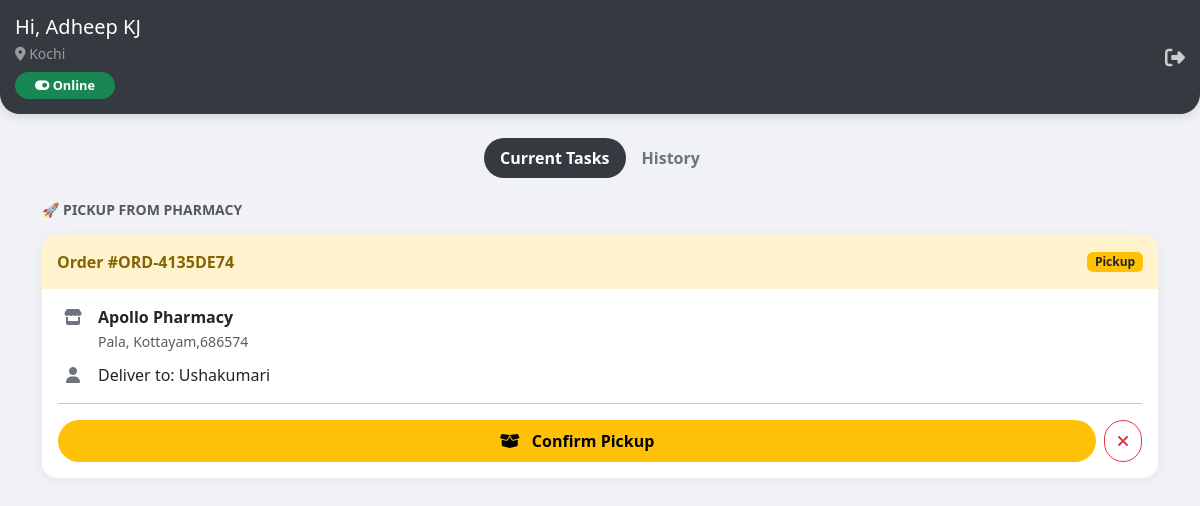
The app's page /delivery_home/ (signed in), older data.
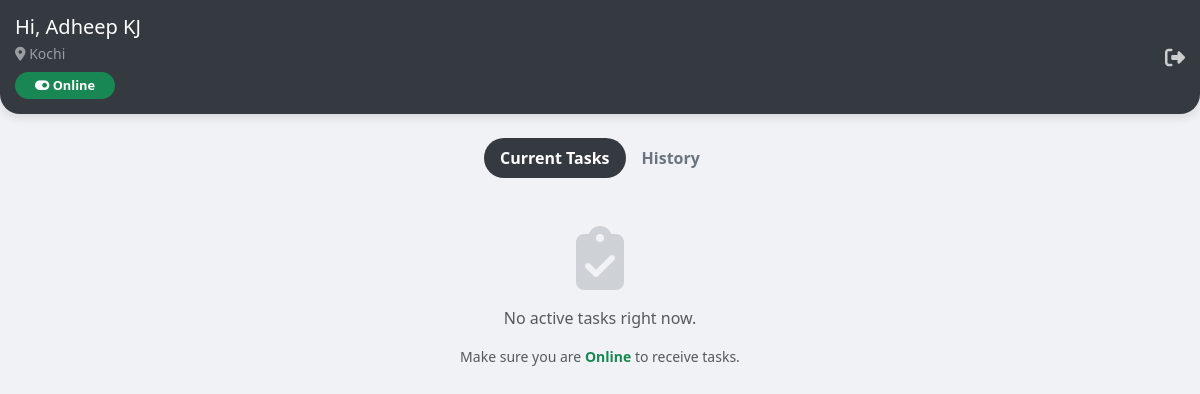
The same page, newer data.
### myapp/models.py (models this page shows, shortened)
class Order(models.Model):
    medicine = models.ForeignKey(Medicine, on_delete=models.CASCADE)
    user = models.ForeignKey(Register, on_delete=models.CASCADE)
    fname = models.CharField(max_length=100)
    lname = models.CharField(max_length=100, blank=True, null=True)
    phone = models.CharField(max_length=20)
    email = models.EmailField(blank=True, null=True)
    address = models.TextField()
    state = models.CharField(max_length=100, blank=True, null=True)
    country = models.CharField(max_length=100, blank=True, null=True)
    zip = models.CharField(max_length=20)
    quantity = models.PositiveIntegerField()
    notes = models.TextField(blank=True, null=True)
    created_at = models.DateTimeField(auto_now_add=True)
    status = models.CharField(max_length=50, default='Pending')
    assigned_pharmacy = models.ForeignKey(Pharmacy, on_delete=models.SET_NULL, null=True, blank=True)
    processed_by_name = models.CharField(max_length=100, blank=True, null=True)
    assigned_agent = models.ForeignKey(DeliveryAgent, on_delete=models.SET_NULL, null=True, blank=True)
    order_group_id = models.CharField(max_length=100, blank=True, null=True)
    payment_mode = models.CharField(max_length=50, default="COD")

class Pharmacy(models.Model):
    name = models.CharField(max_length=100)
    location = models.CharField(max_length=100)
    address = models.TextField()
    contact = models.CharField(max_length=20)
    service_pincodes = models.TextField(help_text="Enter pincodes separated by comma", default="")
    is_active = models.BooleanField(default=True)
    email = models.EmailField(unique=True, null=True, blank=True)
    password = models.CharField(max_length=100, null=True, blank=True)
    rights = models.CharField(max_length=100, default="pharmacy")

### myapp/views.py (the view)
# urls.py: path('delivery_home/', views.delivery_home, name='delivery_home'),
@never_cache
def delivery_home(request):
    if 'did' in request.session:
        did = request.session['did']
        agent = get_object_or_404(DeliveryAgent, id=did) # <--- THIS IS CRITICAL
        new_tasks = Order.objects.filter(
            assigned_agent=agent,
            status='Out for Pickup'
        ).order_by('-created_at')
        active_deliveries = Order.objects.filter(
            assigned_agent=agent,
            status='Out for Delivery'
        ).order_by('-created_at')
        history = Order.objects.filter(
            assigned_agent=agent,
            status='Delivered'
        ).order_by('-created_at')[:10]
        context = {
            'agent': agent, # <--- Sending the data to HTML
            'new_tasks': new_tasks,
            'active_deliveries': active_deliveries,
            'history': history
        }
        return render(request, "delivery_agent/delivery_home.html", context)
    else:
        return redirect('/login/')

### myapp/templates/delivery_agent/delivery_home.html (shortened to what the changed rows need)
<!DOCTYPE html>
<html lang="en">
<head>
    <link href="https://cdn.jsdelivr.net/npm/bootstrap@5.3.0/dist/css/bootstrap.min.css" rel="stylesheet">
    <link rel="stylesheet" href="https://cdnjs.cloudflare.com/ajax/libs/font-awesome/6.4.0/css/all.min.css">
</head>
<body>
    <div class="container">
        <div class="tab-content" id="pills-tabContent">
            <div class="tab-pane fade show active" id="pills-home">
                {% if new_tasks %}
                    <h6 class="text-muted fw-bold mb-3 small">🚀 PICKUP FROM PHARMACY</h6>
                    {% for order in new_tasks %}
                    <div class="card task-card card-pickup">
                        <div class="card-header-custom">
                            <span>Order #{{ order.order_group_id }}</span>
                            <span class="badge bg-warning text-dark">Pickup</span>
                        </div>
                        <div class="card-body">
                            <div class="info-row">
                                <div class="info-icon"><i class="fas fa-store"></i></div>
                                <div>
                                    <strong class="d-block">{{ order.assigned_pharmacy.name }}</strong>
                                    <small class="text-muted">{{ order.assigned_pharmacy.address }}</small>
                                </div>
                            </div>
                            <div class="info-row">
                                <div class="info-icon"><i class="fas fa-user"></i></div>
                                <div>
                                    <span class="d-block">Deliver to: {{ order.fname }}</span>
                                </div>
                            </div>
                            <hr>
                            <form action="{% url 'delivery_update_status' order.id %}" method="POST" class="d-flex gap-2">
                                <button type="submit" name="action" value="pickup" class="btn btn-pickup py-2 rounded-pill flex-grow-1">
                                    <i class="fas fa-box-open me-2"></i> Confirm Pickup
                                </button>
                                <button type="submit" name="action" value="reject" class="btn btn-outline-danger py-2 rounded-pill" onclick="return confirm('Reject this task? It will be re-assigned.');">
                                    <i class="fas fa-times"></i>
                                </button>
                            </form>
                        </div>
                    </div>
                    {% endfor %}
                {% endif %}
                {% if not new_tasks and not active_deliveries %}
                    <div class="text-center mt-5 text-muted">
                        <i class="fas fa-clipboard-check fa-4x mb-3 text-secondary opacity-25"></i>
                        <p>No active tasks right now.</p>
                        <p class="small">Make sure you are <strong class="text-success">Online</strong> to receive tasks.</p>
                    </div>
                {% endif %}
            </div>
        </div>
    </div>
</body>
</html>

Row changes from the older to the newer data that the page shows:
no longer on this page (row edited): Order: order_group_id "ORD-4135DE74", assigned_pharmacy.name "Apollo Pharmacy", assigned_pharmacy.address "Pala, Kottayam,686574", fname "Ushakumari"
Text that changed along with them:
text no longer shown: "🚀 PICKUP FROM PHARMACY"
text now shown: "No active tasks right now. Make sure you are Online to receive tasks."
